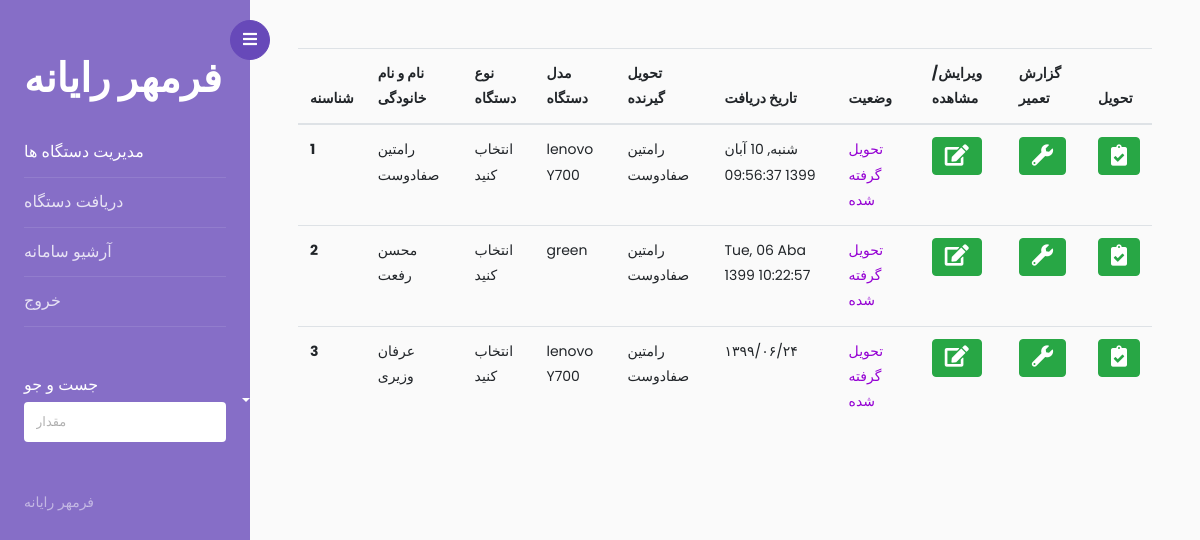
/archive (signed in), run on an earlier commit of the app's database.
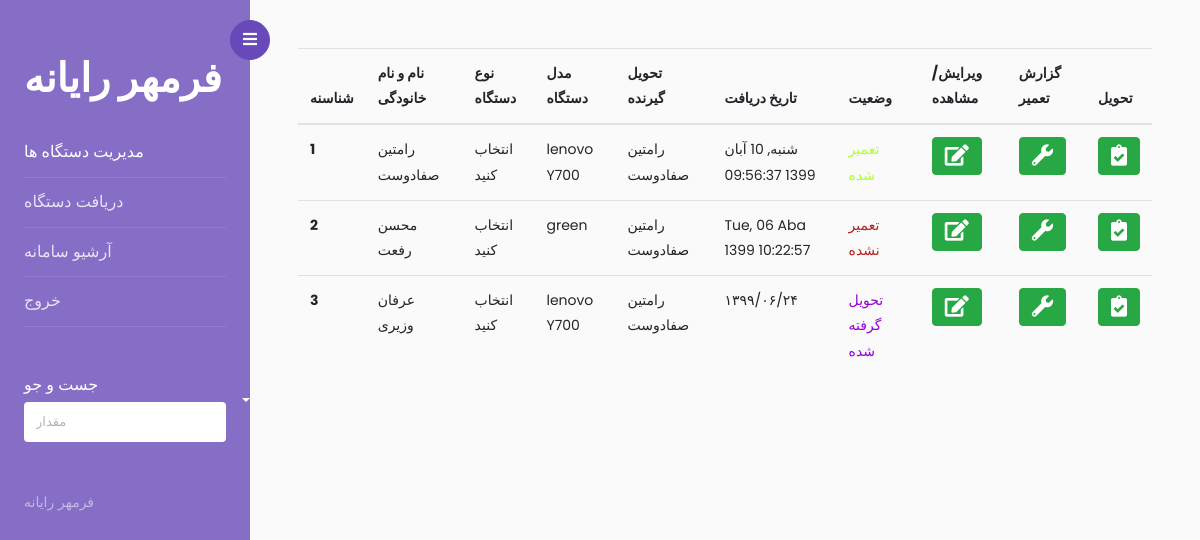
And on a later commit of the database.
### app.py (models this page shows, shortened)
class devices(db.Model):
    _id= db.Column("id", db.Integer , primary_key=True)
    tracking_number =db.Column(db.String(100),nullable=False,unique=True)
    customer_name =db.Column(db.String(100),nullable=False)
    customer_phone =db.Column(db.String(20))
    device_type =db.Column(db.String(100))
    device_model =db.Column(db.String(100))
    serial_number =db.Column(db.String(100))
    property_number =db.Column(db.String(100))
    address =db.Column(db.String(300))
    problem =db.Column(db.String(500))
    accesories =db.Column(db.String(300))
    other_text =db.Column(db.String(700))
    giver_name =db.Column(db.String(100))
    in_time =db.Column(db.String(100))
    out_time =db.Column(db.String(100))
    situation=db.Column(db.Integer)
    deliverd=db.Column(db.Integer)
    repair_report=db.Column(db.String(400))

### app.py (the view)
@app.route('/archive',methods=['POST','GET'])
def archive():
    if not current_user.is_authenticated:
        return redirect(url_for('.login'))
    values=devices.query.all()
    return render_template('archive.html',values=values)

### app.py (called while the page is built)
@Login_manager.user_loader
def load_user(user_id):
    return users.query.get(int(user_id))

### templates/archive.html (shortened to what this page needs)
<!doctype html>
<html lang="en">
  <head>
		<link rel="stylesheet" href="https://stackpath.bootstrapcdn.com/font-awesome/4.7.0/css/font-awesome.min.css">
    <link rel="stylesheet" href="../static/add/css/style.css">
    <link rel="stylesheet" href="https://cdnjs.cloudflare.com/ajax/libs/font-awesome/5.15.1/css/all.min.css?family">
  </head>
  <body>
		<div class="wrapper d-flex align-items-stretch">
			<nav id="sidebar">
				<div class="custom-menu">
					<button type="button" id="sidebarCollapse" class="btn btn-primary">
	          <i class="fa fa-bars"></i>
	        </button>
        </div>
				<div class="p-4 pt-5">
		  		<h1><a href="index.html" class="logo">فرمهر رایانه</a></h1>
	        <ul class="list-unstyled components mb-5">
	          <li class="active">
	            <a href="/"  aria-expanded="false" class="dropdown-toggle">مدیریت دستگاه ها</a>
	          </li>
	          <li>
	              <a href="/add">دریافت دستگاه  </a>
	          </li>
	          <li>
              <a href="/archive">آرشیو سامانه</a>
	          </li>
	          <li>
              <a href="/logout">خروج</a>
	          </li>
	        </ul>
	        <div class="mb-5">
						<h3 class="h6">جست و جو</h3>
						<form action="#" class="colorlib-subscribe-form">
	            <div class="form-group d-flex">
	              <input type="text" class="form-control" placeholder="مقدار ">
	            </div>
	          </form>
					</div>
	        <div class="footer">
	        	<p>
						  فرمهر رایانه
						  </p>
	        </div>
	      </div>
    	</nav>
      <div id="content" class="p-4 p-md-5 pt-5">
        <form method="POST" action="/edit">
        <table class="table" id="tblTest">
            <thead>
              <tr>
                <th scope="col">شناسنه</th>
                <th scope="col">نام و نام خانودگی</th>
                <th scope="col">نوع دستگاه</th>
                <th scope="col">مدل دستگاه</th>
                <th scope="col">تحویل گیرنده</th>
                <th scope="col">تاریخ دریافت</th>
                <th scope="col">وضعیت</th>
                <th scope="col">ویرایش/مشاهده</th>
                <th scope="col">گزارش تعمیر</th>
                <th scope="col">تحویل</th>
              </tr>
            </thead>
            <tbody>
                {% for item in values %}
              <tr>
                <th scope="row">{{item._id}} </th>
                <td>{{item.customer_name}}</td>
                <td>{{item.device_type}}</td>
                <td>{{item.device_model}}</td>
                <td>{{item.giver_name}}</td>
                <td>{{item.in_time}}</td>
                  {%  if item.situation==0 %}
                  <td style="color: darkviolet;">تحویل گرفته شده</td>
                  {% elif item.situation==1 %}
                  <td style="color: greenyellow;">تعمیر شده</td>
                  {% else %}
                  <td style="color: firebrick;">تعمیر نشده</td>
                  {% endif %}
                <td> <button type="submit" class="btn btn-success btnSelect" >
                  <i class="fa fa-edit fa-lg"></i>
              </button></td>
                <td> <button type="button" class="btn btn-success open-modal btnSelect"  data-toggle="modal" data-target="#modal" >
                  <i class="fa fa-wrench fa-lg"></i>
              </button></td>
                <td><button type="button" class="btn btn-success btnSelect"  data-toggle="modal" data-target="#modaltahvil" >
                  <i class="fas fa-clipboard-check fa-lg"></i>
              </button></td>
              </tr>
              {% endfor %}
            </tbody>
          </table>
        </form>
      </div>
    </div>
  </body>
</html>

What changed in the data, as far as the page shows it:
changed devices "شنبه, 10 آبان 1399 09:56:37": situation "تحویل گرفته شده" → "تعمیر شده"
changed devices "محسن رفعت": situation "تحویل گرفته شده" → "تعمیر نشده"
